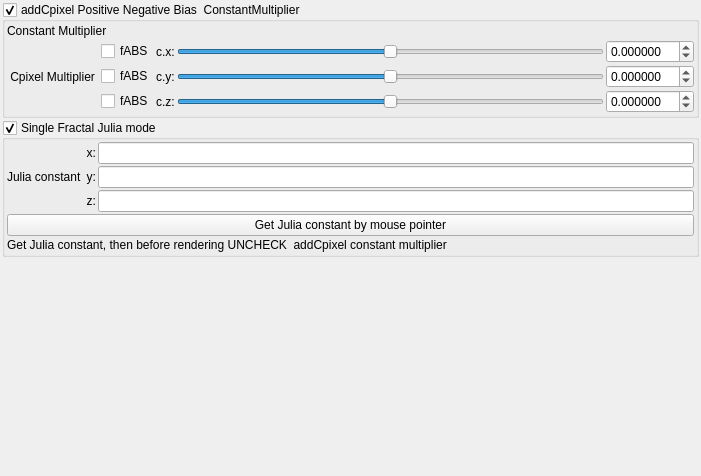
<?xml version="1.0" encoding="UTF-8"?>
<ui version="4.0">
 <class>Form</class>
 <widget class="QWidget" name="Form">
  <property name="geometry">
   <rect>
    <x>0</x>
    <y>0</y>
    <width>701</width>
    <height>476</height>
   </rect>
  </property>
  <property name="windowTitle">
   <string>Form</string>
  </property>
  <layout class="QVBoxLayout" name="verticalLayout">
   <property name="spacing">
    <number>2</number>
   </property>
   <property name="leftMargin">
    <number>2</number>
   </property>
   <property name="topMargin">
    <number>2</number>
   </property>
   <property name="rightMargin">
    <number>2</number>
   </property>
   <property name="bottomMargin">
    <number>2</number>
   </property>
   <item>
    <widget class="MyGroupBox" name="groupCheck_transf_addCpixel_enabled">
     <property name="toolTip">
      <string>&lt;html&gt;&lt;head/&gt;&lt;body&gt;&lt;p&gt;Cpixel is CVector3 c = ( c.x, c.y, c.z). It is  each original point (pixel) in 3D space where the iteration starts from, ( c = original z for each point .) It is commonly found in formula structures z = f(z) + c.&lt;/p&gt;&lt;p&gt;The Cpixel multiplier effectively scales this point &amp;quot;c&amp;quot;.&lt;/p&gt;&lt;p&gt;This transform allows the addition or subtraction of Cpixel, dependent on whether z is postive or negative.&lt;/p&gt;&lt;p&gt;e.g if &lt;span style=&quot; font-style:italic;&quot;&gt;z.x&lt;/span&gt; is positive then &lt;span style=&quot; font-style:italic;&quot;&gt;fabs(c.x)&lt;/span&gt; is added, if &lt;span style=&quot; font-style:italic;&quot;&gt;z.x&lt;/span&gt; is negative then &lt;span style=&quot; font-style:italic;&quot;&gt;fabs(c)&lt;/span&gt; is subtracted. &lt;/p&gt;&lt;p&gt;Also try negative addCpixel constant multipliers.&lt;/p&gt;&lt;p&gt;If checkBoxes are disabled then Cpixel remains signed.&lt;/p&gt;&lt;p&gt;&lt;br/&gt;&lt;/p&gt;&lt;/body&gt;&lt;/html&gt;</string>
     </property>
     <property name="title">
      <string>addCpixel Positive Negative Bias  ConstantMultiplier </string>
     </property>
     <property name="checkable">
      <bool>true</bool>
     </property>
     <layout class="QVBoxLayout" name="verticalLayout_49">
      <property name="spacing">
       <number>2</number>
      </property>
      <property name="leftMargin">
       <number>2</number>
      </property>
      <property name="topMargin">
       <number>2</number>
      </property>
      <property name="rightMargin">
       <number>2</number>
      </property>
      <property name="bottomMargin">
       <number>2</number>
      </property>
      <item>
       <layout class="QGridLayout" name="gridLayout_23">
        <property name="spacing">
         <number>2</number>
        </property>
        <item row="1" column="3">
         <widget class="QSlider" name="slider3_transf_constant_multiplier_111_x">
          <property name="sizePolicy">
           <sizepolicy hsizetype="Expanding" vsizetype="Maximum">
            <horstretch>0</horstretch>
            <verstretch>0</verstretch>
           </sizepolicy>
          </property>
          <property name="minimum">
           <number>-10000000</number>
          </property>
          <property name="maximum">
           <number>10000000</number>
          </property>
          <property name="value">
           <number>0</number>
          </property>
          <property name="sliderPosition">
           <number>0</number>
          </property>
          <property name="orientation">
           <enum>Qt::Horizontal</enum>
          </property>
         </widget>
        </item>
        <item row="2" column="3">
         <widget class="QSlider" name="slider3_transf_constant_multiplier_111_y">
          <property name="sizePolicy">
           <sizepolicy hsizetype="Expanding" vsizetype="Maximum">
            <horstretch>0</horstretch>
            <verstretch>0</verstretch>
           </sizepolicy>
          </property>
          <property name="minimum">
           <number>-10000000</number>
          </property>
          <property name="maximum">
           <number>10000000</number>
          </property>
          <property name="value">
           <number>0</number>
          </property>
          <property name="sliderPosition">
           <number>0</number>
          </property>
          <property name="orientation">
           <enum>Qt::Horizontal</enum>
          </property>
         </widget>
        </item>
        <item row="1" column="4">
         <widget class="MyDoubleSpinBox" name="spinbox3_transf_constant_multiplier_111_x">
          <property name="sizePolicy">
           <sizepolicy hsizetype="Minimum" vsizetype="Maximum">
            <horstretch>0</horstretch>
            <verstretch>0</verstretch>
           </sizepolicy>
          </property>
          <property name="prefix">
           <string/>
          </property>
          <property name="suffix">
           <string/>
          </property>
          <property name="decimals">
           <number>6</number>
          </property>
          <property name="minimum">
           <double>-99.989999999999995</double>
          </property>
          <property name="maximum">
           <double>99.989999999999995</double>
          </property>
          <property name="singleStep">
           <double>0.100000000000000</double>
          </property>
         </widget>
        </item>
        <item row="3" column="3">
         <widget class="QSlider" name="slider3_transf_constant_multiplier_111_z">
          <property name="sizePolicy">
           <sizepolicy hsizetype="Expanding" vsizetype="Maximum">
            <horstretch>0</horstretch>
            <verstretch>0</verstretch>
           </sizepolicy>
          </property>
          <property name="minimum">
           <number>-10000000</number>
          </property>
          <property name="maximum">
           <number>10000000</number>
          </property>
          <property name="value">
           <number>0</number>
          </property>
          <property name="sliderPosition">
           <number>0</number>
          </property>
          <property name="orientation">
           <enum>Qt::Horizontal</enum>
          </property>
         </widget>
        </item>
        <item row="1" column="2">
         <widget class="QLabel" name="label_109">
          <property name="text">
           <string>c.x:</string>
          </property>
         </widget>
        </item>
        <item row="2" column="4">
         <widget class="MyDoubleSpinBox" name="spinbox3_transf_constant_multiplier_111_y">
          <property name="sizePolicy">
           <sizepolicy hsizetype="Minimum" vsizetype="Maximum">
            <horstretch>0</horstretch>
            <verstretch>0</verstretch>
           </sizepolicy>
          </property>
          <property name="prefix">
           <string/>
          </property>
          <property name="suffix">
           <string/>
          </property>
          <property name="decimals">
           <number>6</number>
          </property>
          <property name="minimum">
           <double>-99.989999999999995</double>
          </property>
          <property name="maximum">
           <double>99.989999999999995</double>
          </property>
          <property name="singleStep">
           <double>0.100000000000000</double>
          </property>
         </widget>
        </item>
        <item row="3" column="4">
         <widget class="MyDoubleSpinBox" name="spinbox3_transf_constant_multiplier_111_z">
          <property name="sizePolicy">
           <sizepolicy hsizetype="Minimum" vsizetype="Maximum">
            <horstretch>0</horstretch>
            <verstretch>0</verstretch>
           </sizepolicy>
          </property>
          <property name="prefix">
           <string/>
          </property>
          <property name="suffix">
           <string/>
          </property>
          <property name="decimals">
           <number>6</number>
          </property>
          <property name="minimum">
           <double>-99.989999999999995</double>
          </property>
          <property name="maximum">
           <double>99.989999999999995</double>
          </property>
          <property name="singleStep">
           <double>0.100000000000000</double>
          </property>
         </widget>
        </item>
        <item row="2" column="2">
         <widget class="QLabel" name="label_110">
          <property name="text">
           <string>c.y:</string>
          </property>
         </widget>
        </item>
        <item row="3" column="2">
         <widget class="QLabel" name="label_111">
          <property name="text">
           <string>c.z:</string>
          </property>
         </widget>
        </item>
        <item row="3" column="1">
         <widget class="QCheckBox" name="checkBox_transf_function_enabledz">
          <property name="text">
           <string>fABS</string>
          </property>
         </widget>
        </item>
        <item row="1" column="1">
         <widget class="QCheckBox" name="checkBox_transf_function_enabledx">
          <property name="text">
           <string>fABS</string>
          </property>
         </widget>
        </item>
        <item row="2" column="1">
         <widget class="QCheckBox" name="checkBox_transf_function_enabledy">
          <property name="text">
           <string>fABS</string>
          </property>
         </widget>
        </item>
        <item row="2" column="0">
         <widget class="QLabel" name="label_112">
          <property name="text">
           <string> Cpixel Multiplier </string>
          </property>
         </widget>
        </item>
        <item row="0" column="0" colspan="3">
         <widget class="QLabel" name="label_108">
          <property name="text">
           <string>Constant Multiplier</string>
          </property>
         </widget>
        </item>
       </layout>
      </item>
     </layout>
    </widget>
   </item>
   <item>
    <widget class="MyGroupBox" name="groupCheck_transf_constant_julia_mode">
     <property name="title">
      <string>Single Fractal Julia mode</string>
     </property>
     <property name="checkable">
      <bool>true</bool>
     </property>
     <layout class="QVBoxLayout" name="verticalLayout_48">
      <property name="spacing">
       <number>2</number>
      </property>
      <property name="leftMargin">
       <number>2</number>
      </property>
      <property name="topMargin">
       <number>2</number>
      </property>
      <property name="rightMargin">
       <number>2</number>
      </property>
      <property name="bottomMargin">
       <number>2</number>
      </property>
      <item>
       <layout class="QGridLayout" name="gridLayout_22">
        <property name="spacing">
         <number>2</number>
        </property>
        <item row="2" column="1">
         <widget class="QLabel" name="label_122">
          <property name="sizePolicy">
           <sizepolicy hsizetype="Preferred" vsizetype="Preferred">
            <horstretch>0</horstretch>
            <verstretch>0</verstretch>
           </sizepolicy>
          </property>
          <property name="text">
           <string>z:</string>
          </property>
          <property name="alignment">
           <set>Qt::AlignRight|Qt::AlignTrailing|Qt::AlignVCenter</set>
          </property>
         </widget>
        </item>
        <item row="0" column="1">
         <widget class="QLabel" name="label_115">
          <property name="sizePolicy">
           <sizepolicy hsizetype="Preferred" vsizetype="Preferred">
            <horstretch>0</horstretch>
            <verstretch>0</verstretch>
           </sizepolicy>
          </property>
          <property name="text">
           <string>x:</string>
          </property>
          <property name="alignment">
           <set>Qt::AlignRight|Qt::AlignTrailing|Qt::AlignVCenter</set>
          </property>
         </widget>
        </item>
        <item row="2" column="2">
         <widget class="MyLineEdit" name="vect3_transf_constant_julia_c_z">
          <property name="sizePolicy">
           <sizepolicy hsizetype="Expanding" vsizetype="Maximum">
            <horstretch>0</horstretch>
            <verstretch>0</verstretch>
           </sizepolicy>
          </property>
         </widget>
        </item>
        <item row="1" column="1">
         <widget class="QLabel" name="label_116">
          <property name="sizePolicy">
           <sizepolicy hsizetype="Preferred" vsizetype="Preferred">
            <horstretch>0</horstretch>
            <verstretch>0</verstretch>
           </sizepolicy>
          </property>
          <property name="text">
           <string>y:</string>
          </property>
          <property name="alignment">
           <set>Qt::AlignRight|Qt::AlignTrailing|Qt::AlignVCenter</set>
          </property>
         </widget>
        </item>
        <item row="0" column="2">
         <widget class="MyLineEdit" name="vect3_transf_constant_julia_c_x">
          <property name="sizePolicy">
           <sizepolicy hsizetype="Expanding" vsizetype="Maximum">
            <horstretch>0</horstretch>
            <verstretch>0</verstretch>
           </sizepolicy>
          </property>
         </widget>
        </item>
        <item row="1" column="0">
         <widget class="QLabel" name="label_117">
          <property name="text">
           <string>Julia constant </string>
          </property>
         </widget>
        </item>
        <item row="1" column="2">
         <widget class="MyLineEdit" name="vect3_transf_constant_julia_c_y">
          <property name="sizePolicy">
           <sizepolicy hsizetype="Expanding" vsizetype="Maximum">
            <horstretch>0</horstretch>
            <verstretch>0</verstretch>
           </sizepolicy>
          </property>
         </widget>
        </item>
       </layout>
      </item>
      <item>
       <widget class="QPushButton" name="pushButton_get_julia_constant">
        <property name="sizePolicy">
         <sizepolicy hsizetype="Minimum" vsizetype="Maximum">
          <horstretch>0</horstretch>
          <verstretch>0</verstretch>
         </sizepolicy>
        </property>
        <property name="text">
         <string>Get Julia constant by mouse pointer</string>
        </property>
       </widget>
      </item>
      <item>
       <widget class="QLabel" name="label_2">
        <property name="text">
         <string>Get Julia constant, then before rendering UNCHECK  addCpixel constant multiplier</string>
        </property>
        <property name="wordWrap">
         <bool>false</bool>
        </property>
       </widget>
      </item>
     </layout>
    </widget>
   </item>
   <item>
    <spacer name="verticalSpacer">
     <property name="orientation">
      <enum>Qt::Vertical</enum>
     </property>
     <property name="sizeHint" stdset="0">
      <size>
       <width>20</width>
       <height>40</height>
      </size>
     </property>
    </spacer>
   </item>
  </layout>
 </widget>
 <customwidgets>
  <customwidget>
   <class>MyDoubleSpinBox</class>
   <extends>QDoubleSpinBox</extends>
   <header>mydoublespinbox.h</header>
  </customwidget>
  <customwidget>
   <class>MyGroupBox</class>
   <extends>QGroupBox</extends>
   <header>mygroupbox.h</header>
   <container>1</container>
  </customwidget>
  <customwidget>
   <class>MyLineEdit</class>
   <extends>QLineEdit</extends>
   <header>mylineedit.h</header>
  </customwidget>
 </customwidgets>
 <resources/>
 <connections/>
</ui>
